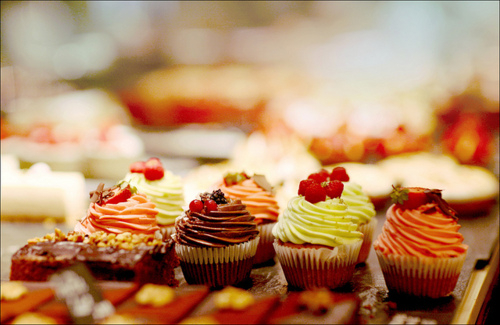
#> input picture image processing ToolBox/image_segmentation/selective_search/cake.jpg, 500 x 325 px
$ python selective_search_demo2.py
#> lines starting #> are read from the running program, lines starting #| are printed output that depends on the picture
# -*- coding: utf-8 -*-
"""
Created on Mon Nov 12 20:36:01 2018

selective search 调用demo2
读取一张图片，调用opencv实现的selectivesearch算法得到目标建议框并展示

Selective Search paper:
J.R.R. Uijlings, et al, Selective Search for Object Recognition, IJCV 2012

@author: zyb_as
"""

import sys
import cv2

if __name__ == '__main__':

    img_path = './cake.jpg'
    mode = 'f'    # Switch to fast but low recall Selective Search method
    # mode = 'q'   # Switch to high recall but slow Selective Search method


    # speed-up using multithreads
    cv2.setUseOptimized(True);
    cv2.setNumThreads(4);

    # read image
    im = cv2.imread(img_path)
#> im is the input picture: shape (325, 500, 3); mean B, G, R 103, 138.6, 182.6
    # resize image
    newHeight = 200
    newWidth = int(im.shape[1]*200/im.shape[0])
#> newWidth = 307
    im = cv2.resize(im, (newWidth, newHeight))
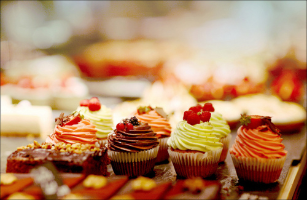
#> im: shape (200, 307, 3); mean B, G, R 102.8, 138.5, 182.4

    # create Selective Search Segmentation Object using default parameters
    ss = cv2.ximgproc.segmentation.createSelectiveSearchSegmentation()

    # set input image on which we will run segmentation
    ss.setBaseImage(im)

    # Switch to fast but low recall Selective Search method
    if (mode == 'f'):
        ss.switchToSelectiveSearchFast()

    # Switch to high recall but slow Selective Search method
    elif (mode == 'q'):
        ss.switchToSelectiveSearchQuality()
    # if argument is neither f nor q print help message
    else:
        print(__doc__)
        sys.exit(1)

    # run selective search segmentation on input image
    rects = ss.process()
    print('Total Number of Region Proposals: {}'.format(len(rects)))

    # number of region proposals to show
    numShowRects = 100
    # increment to increase/decrease total number
    # of reason proposals to be shown
    increment = 50

    while True:
        # create a copy of original image
        imOut = im.copy()

        # itereate over all the region proposals
        for i, rect in enumerate(rects):
            # draw rectangle for region proposal till numShowRects
            if (i < numShowRects):
                x, y, w, h = rect
                cv2.rectangle(imOut, (x, y), (x+w, y+h), (0, 255, 0), 1, cv2.LINE_AA)
            else:
                break
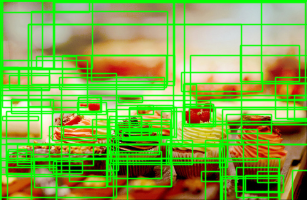
#> imOut: shape (200, 307, 3); mean B, G, R 74.7, 171.8, 131.5

        # show output
        cv2.imshow("Output", imOut)

        # record key press
        k = cv2.waitKey(0) & 0xFF
#> (key Esc is pressed here)

        # m is pressed
        if k == 109:
            # increase total number of rectangles to show by increment
            numShowRects += increment
        # l is pressed
        elif k == 108 and numShowRects > increment:
            # decrease total number of rectangles to show by increment
            numShowRects -= increment
        # q is pressed
        elif k == 113:
            break
    # close image show window
    cv2.destroyAllWindows()

$ run again, with image processing ToolBox/image_segmentation/selective_search/sheep.jpg copied over image processing ToolBox/image_segmentation/selective_search/cake.jpg
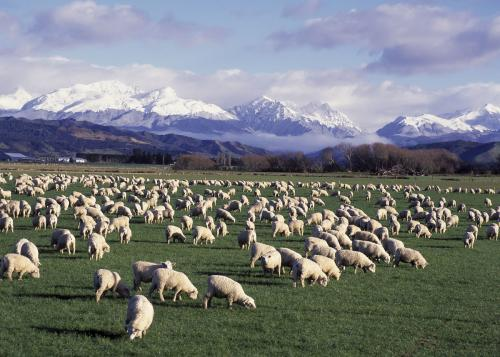
#> input picture image processing ToolBox/image_segmentation/selective_search/sheep.jpg, 500 x 357 px
#> im is the input picture: shape (357, 500, 3); mean B, G, R 125.3, 123.6, 119.7
#> `im = cv2.resize(im, (newWidth, newHeight))`:
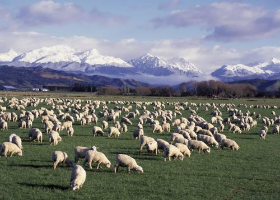
#> im: shape (200, 280, 3); mean B, G, R 125.1, 123.4, 119.5
#> after the loop `for i, rect in enumerate(rects):`:
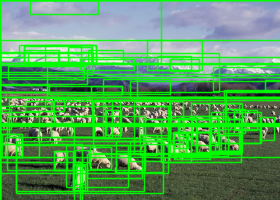
#> imOut: shape (200, 280, 3); mean B, G, R 91, 163.4, 85
